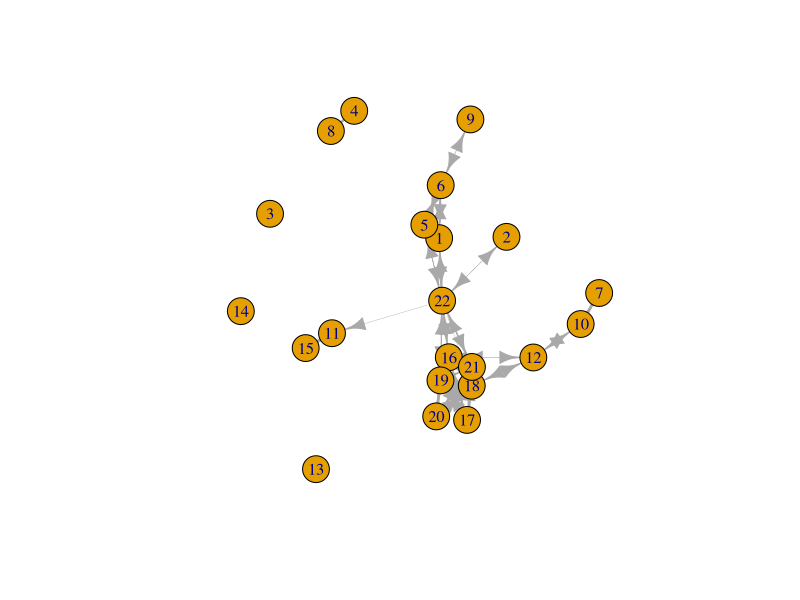
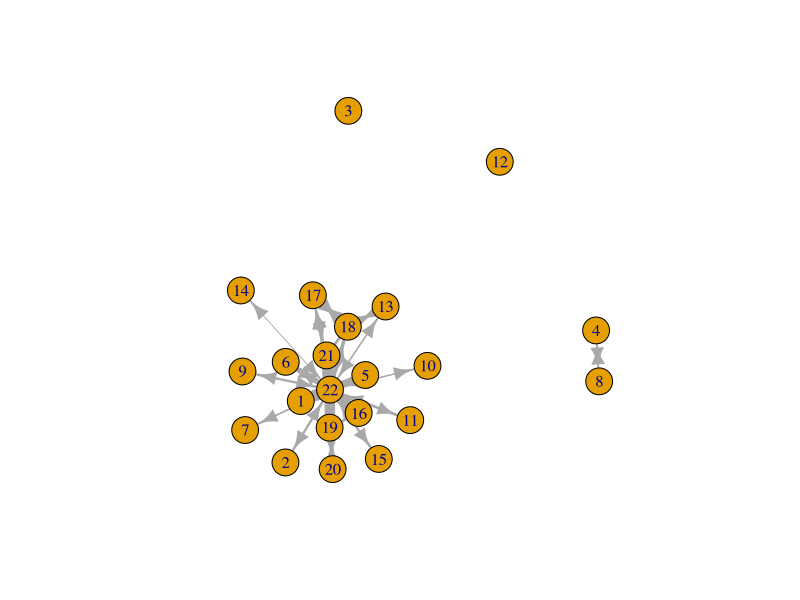
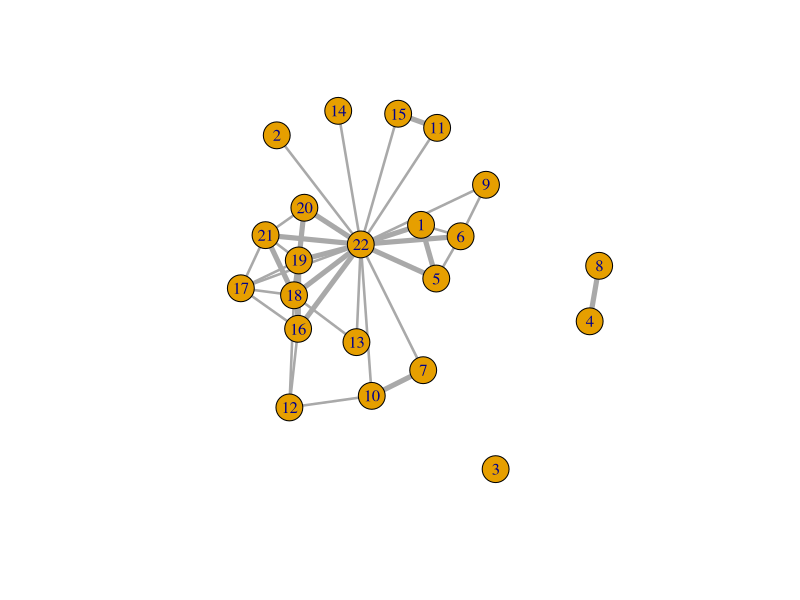
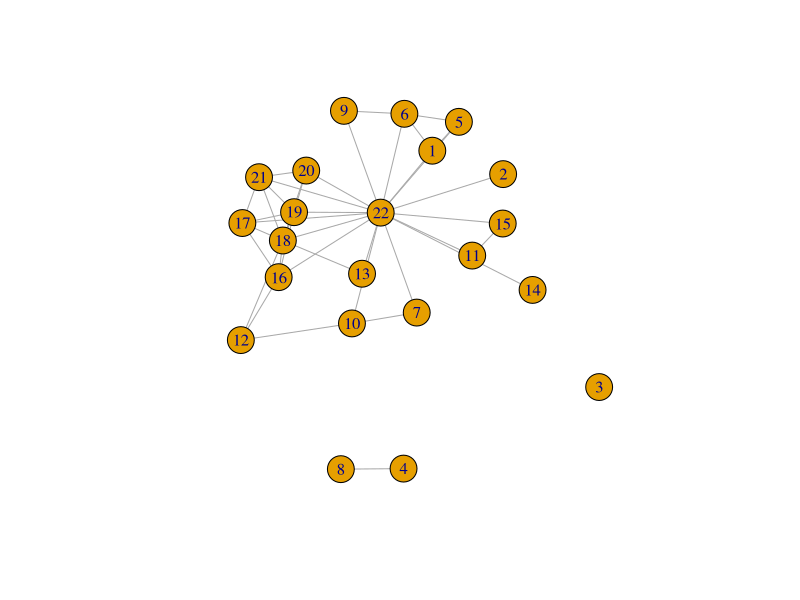
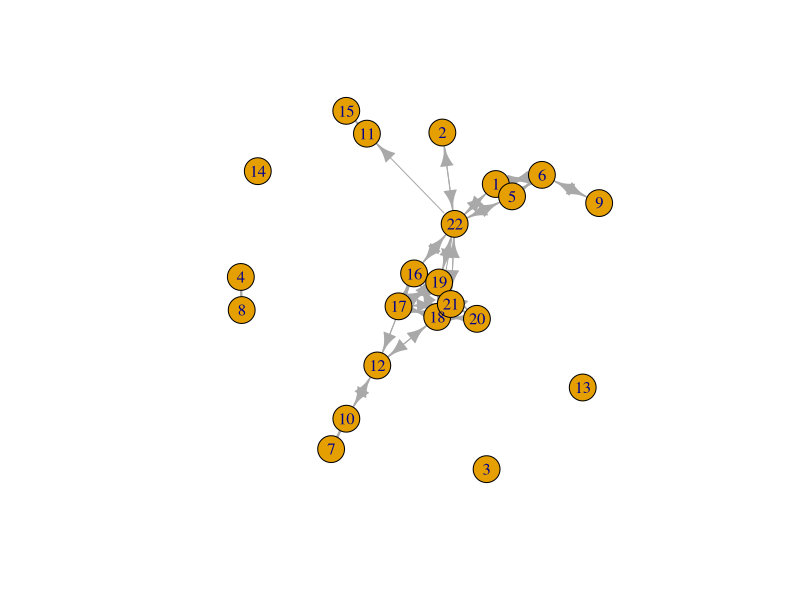
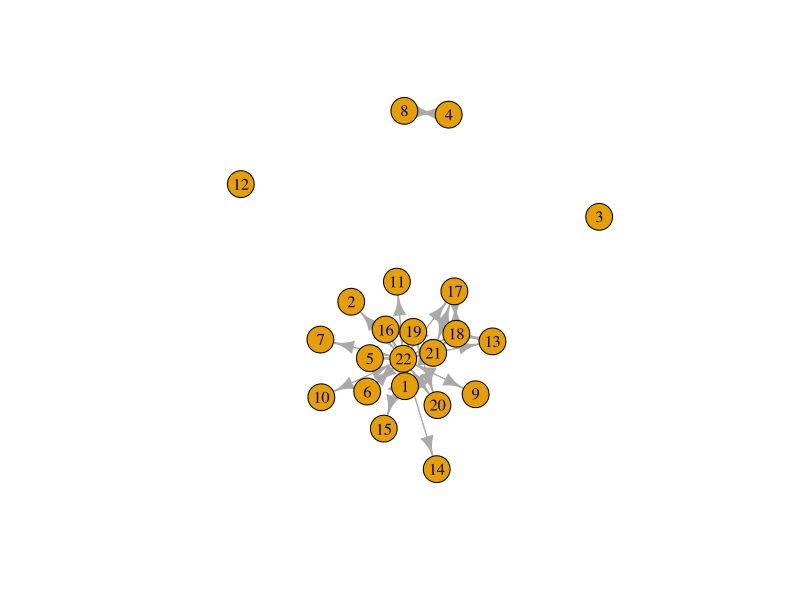
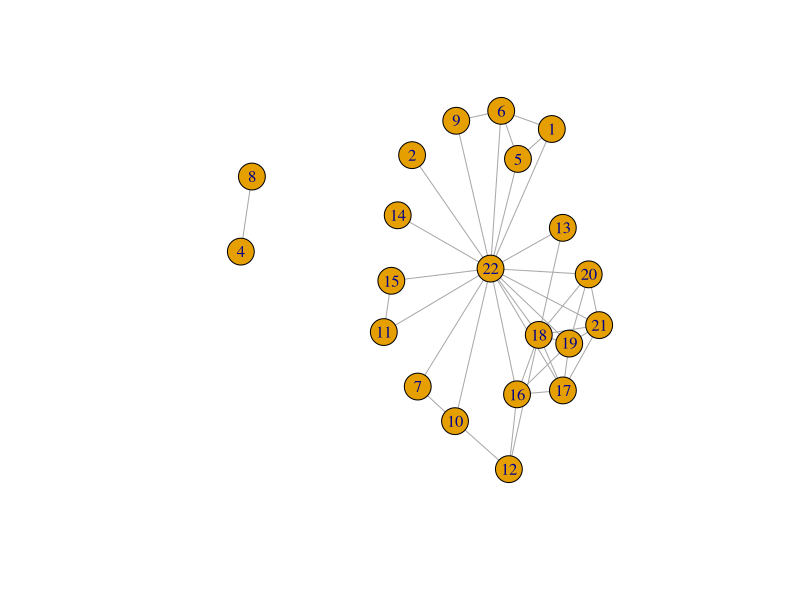
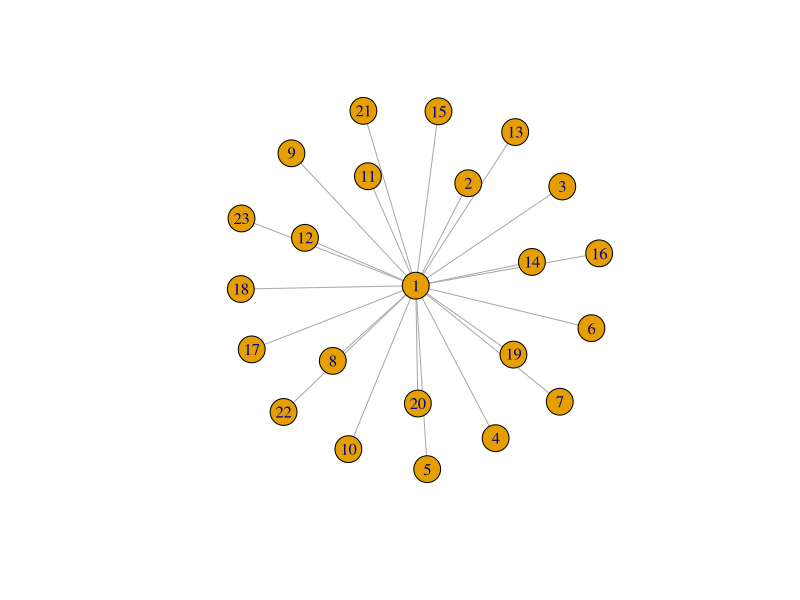

Generate these figures, in order, with R:
## ---- chunk 1
knitr::opts_chunk$set(echo = TRUE)
## ---- chunk 2
suppressPackageStartupMessages(library(data.table))
suppressPackageStartupMessages(library(igraph))
suppressPackageStartupMessages(library(tidyr))
suppressPackageStartupMessages(library(expm))

# read in the data
setwd("~/Emory Official Stuff/Social Networks")
df <- fread('classroom_social_and_task_network.csv', header = TRUE)

# make one df for social, one for task
df_social_long <- df[, -4]
df_task_long <- df[, -3]
## ---- chunk 3
# turn the dfs from long to wide, turns into adjacency matrix
df_social_wide <- spread(df_social_long, alter, social_tie)
df_social_wide <- df_social_wide[, -1]
df_task_wide <- spread(df_task_long, alter, task_tie)
df_task_wide <- df_task_wide[, -1]

# creates and plots the igraph object
social = graph.adjacency(as.matrix(df_social_wide), "directed", weighted = TRUE)
socialweights <- E(social)$weight
plot(social, edge.width = socialweights)

task = graph.adjacency(as.matrix(df_task_wide), "directed", weighted = TRUE)
taskweights <- E(task)$weight
plot(task, edge.width = taskweights)
## ---- chunk 4
# obtains centrality statistics for social
(in_social <- degree(social, mode = 'in'))
(out_social <- degree(social, mode = 'out'))
(close_social <- closeness(social, mode = 'all'))
(between_social <- betweenness(social))
(pagerank_social <- page_rank(social, directed = TRUE))

# obtains centrality statistics for task
(in_task<- degree(task, mode = 'in'))
(out_task <- degree(task, mode = 'out'))
(close_task <- closeness(task, mode = 'all'))
(between_task <- betweenness(task, directed = TRUE))
(pagerank_task <- page_rank(task, directed = TRUE))
## ---- chunk 5
# calculates the correlations
cor(in_social, in_task)
cor(out_social, out_task)
cor(close_social, close_task)
cor(between_social, between_task)
cor(pagerank_social$vector, pagerank_task$vector)
## ---- chunk 6
# calculates mean (after filtering out the zero rows)
mean_social <- mean(df$social_tie[df$social_tie != 0])
mean_task <- mean(df$task_tie[df$task_tie != 0])

# calculates median after filtering out the zero rows
median_social <- median(df$social_tie[df$social_tie != 0])
median_task <- median(df$task_tie[df$task_tie != 0])
## ---- chunk 7
df$mean_dummy <- 1
df$mean_dummy[df$social_tie < mean_social] <- 0.5
df$mean_dummy[df$social_tie == 0] <- 0
df$mean_dummy2 <- 1
df$mean_dummy2[df$task_tie < mean_task] <- 0.5
df$mean_dummy2[df$task_tie == 0] <- 0
df$median_dummy <- 1
df$median_dummy[df$social_tie < median_social] <- 0.5
df$median_dummy[df$social_tie == 0] <- 0
df$median_dummy2 <- 1
df$median_dummy2[df$task_tie < median_task] <- 0.5
df$median_dummy2[df$task_tie == 0] <- 0
df$tie_strength_mean <- 0
df$tie_strength_mean[df$mean_dummy + df$mean_dummy2 <= 1.1 & df$mean_dummy + df$mean_dummy2 > 0] <- 0.5
df$tie_strength_mean[df$mean_dummy == 1 | df$mean_dummy2 == 1] <- 1
df$tie_strength_median <- 0
df$tie_strength_median[df$median_dummy + df$median_dummy2 <= 1.1 & df$median_dummy + df$median_dummy2 > 0] <- 0.5
df$tie_strength_median[df$median_dummy == 1 | df$median_dummy2 == 1] <- 1
## ---- chunk 8
# makes adjacency matrix for the means
df2a <- df[, c(1, 2, 9)]
df2a <- spread(df2a, alter, tie_strength_mean)
df2a <- df2a[, -1]

# makes adjacency matrix for the medians
df2_med <- df[, c(1, 2, 10)]
df2_med <- spread(df2_med, alter, tie_strength_median)
df2_med <- df2_med[, -1]

# builds the igraph object and plots the graph for the means
social2a <- graph.adjacency(as.matrix(df2a), mode = "undirected", weighted = TRUE)
plot.igraph(social2a, edge.width=E(social2a)$weight*5) # increases the weights to make strong ties pop out more

# builds the igraph object and plots the graph for the medians
social2_med <- graph.adjacency(as.matrix(df2_med), mode = "undirected", weighted = TRUE)
plot(social2_med, edge.width=E(social2_med)$Weight*5)
## ---- chunk 9
1 - transitivity(social2a) # transitivity for mean
1 - transitivity(social2_med) # transitivity for median
## ---- chunk 10
# makes adjacency matrix for social (although its the same as the matrix we made in part 1)
df3social <- df[, c(1, 2, 3)]
df3social_mat <- spread(df3social, alter, social_tie)
df3social_mat <- df3social_mat[, -1]

# makes adjacency matrix for task
df3task <- df[, c(1, 2, 4)]
df3task_mat <- spread(df3task, alter, task_tie)
df3task_mat <- df3task_mat[, -1]
## ---- chunk 11
# makes igraph objects for social and task
graph3social <- graph.adjacency(as.matrix(df3social_mat), 'directed', weighted = TRUE)
plot(graph3social)
graph3task <- graph.adjacency(as.matrix(df3task_mat), 'directed', weighted = TRUE)
plot(graph3task)
## ---- chunk 12
# calculates betweenness for both types of tie
edge3social <- edge_betweenness(graph3social)
edge3task <- edge_betweenness(graph3task)
## ---- chunk 13
# filters out all nonexistant ties from df, stores in a vector
social_positives <- df$social_tie[df$social_tie > 0]
task_positives <- df$task_tie[df$task_tie > 0]

# Converts these numeric vectors into a dummy based on the rules from question 2
social_positives_dummy <- ifelse(social_positives > mean_social, 1, 0)
task_positives_dummy <- ifelse(task_positives > mean_task, 1, 0)
social_positives_dummy2 <- ifelse(social_positives > median_social, 1, 0)
task_positives_dummy2 <- ifelse(task_positives > median_task, 1, 0)
## ---- chunk 14
# Correlates our edge betweenness for each edge with our dummy 
cor(edge3social, social_positives_dummy) 
cor(edge3task, task_positives_dummy)
cor(edge3social, social_positives_dummy2) 
cor(edge3task, task_positives_dummy2)
## ---- chunk 15
# makes a dummy that equals 1 if either tie type exists
df$both_dummy <- ifelse(df$social_tie > 0 | df$task_tie > 0, 1, 0)
df4 <- df[, c(1, 2, 11)]
df4 <- df4[df4$ego != 3, ]
df4 <- df4[df4$alter != 3, ]
df4_mat <- spread(df4, alter, both_dummy)
df4_mat <- df4_mat[, -1]

graph4 <- graph.adjacency(as.matrix(df4_mat), mode = 'undirected')
plot(graph4)
## ---- chunk 16
n <- 21
matrices <- 0
for (i in 1:n){
  mat <- as.matrix(df4_mat) %^% i
  matrices <- matrices + mat
}

df_mat <- as.data.frame(matrices)
sum(df_mat==0)
## ---- chunk 17
# function for network centrality calculation
network_degree = function(DT,n){
  (max(degree(DT,mode='all'))*n -sum(degree(DT,mode='all')))/(n-1)/(n-2)
}

# makes a star network for an example of 1 centrality (Lebron/Michael Jordan's number used because number of nodes doesn't matter)
star <- make_star(23, 'undirected')
plot.igraph(star)
network_degree(star, 23)

# uses igraph functions to calculate betweenness and closeness centrality
centr_clo(star, mode = 'all')[2]
centr_betw(star, directed = TRUE)[2]
## ---- chunk 18
# makes a square network for an example of zero centrality
square_df <- data.frame(from = c('A', 'B', 'C', 'D'), to = c('B', 'C', 'D', 'A'))
square <- graph_from_data_frame(square_df, directed = TRUE)
plot.igraph(square)
network_degree(square, 4)

# uses igraph functions to calculate betweenness and closeness centrality
centr_clo(square, mode = 'all')[2]
centr_betw(square)[2]
